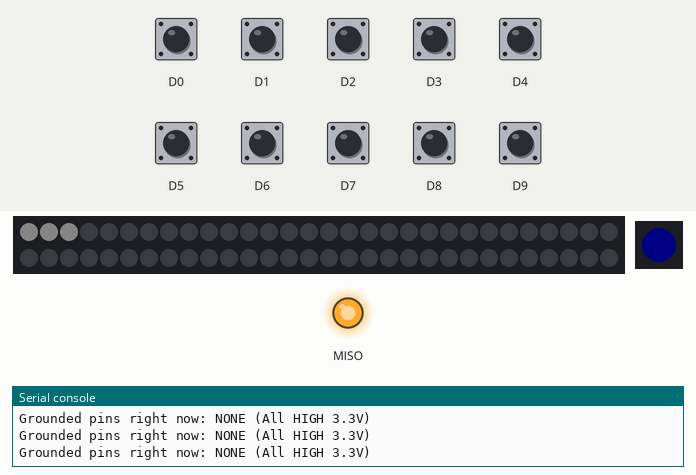
Bench run of a program on a simulated CircuitPython board. Parts: 60 RGB LEDs in strip order, left to right, continuing on the next row, 1 RGB LEDs in strip order, left to right, output pins drawn as LEDs (lit = HIGH), the last lines printed to the serial console. The inputs (shaded band) are chosen by the test bench; at power-on: D0–9 HIGH. Dim RGB values are drawn brighter than linear.

Above: at 1.2 s.
1.3 s: D0 pulled LOW for 1 s
At 2.1 s:
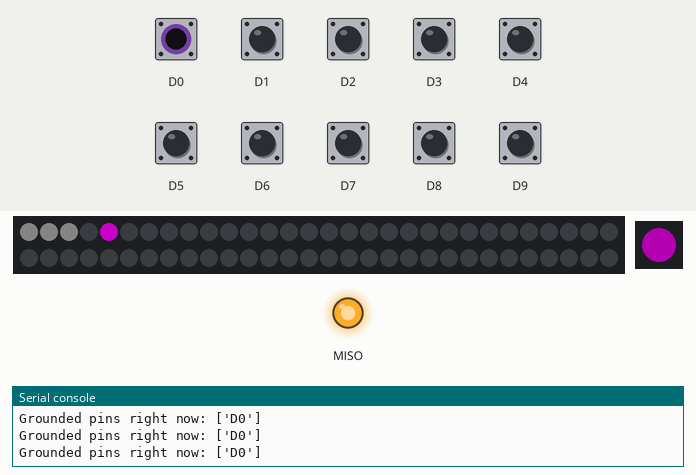
3.8 s: D5 pulled LOW for 0.15 s
At 3.89 s:
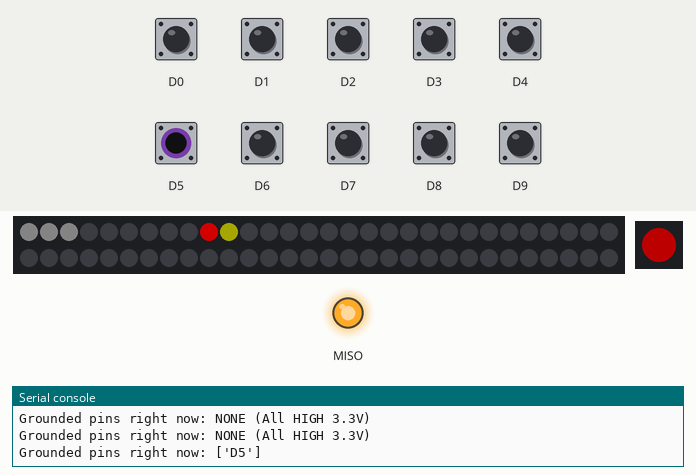
5.4 s: D6 pulled LOW for 0.15 s
At 5.48 s:
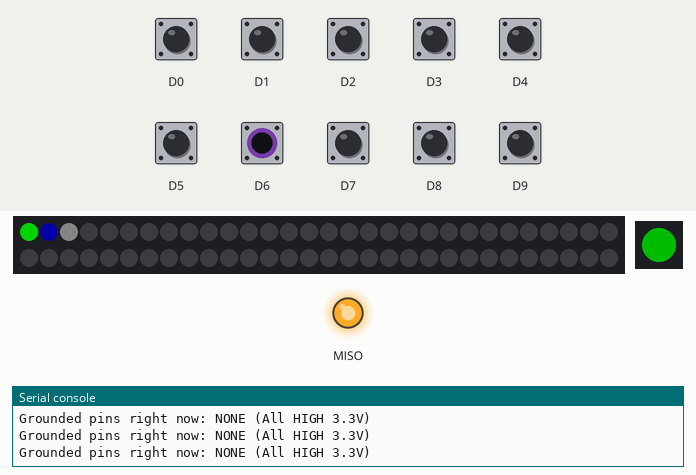
7.0 s: D0 driven LOW and D5 driven LOW
At 8.0 s:
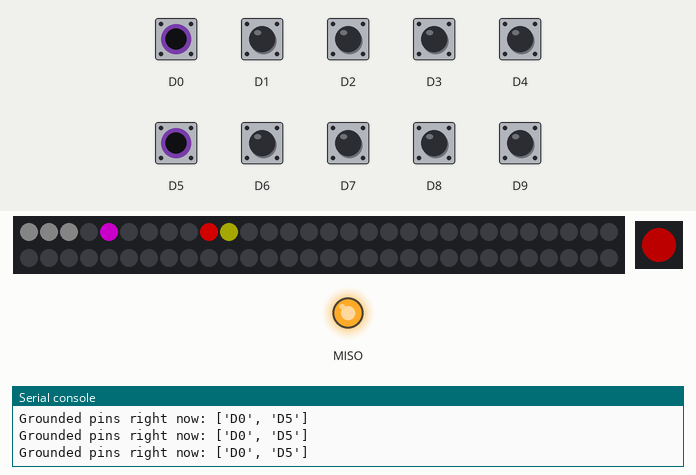
8.5 s: D6 pulled LOW for 1 s
At 8.9 s:
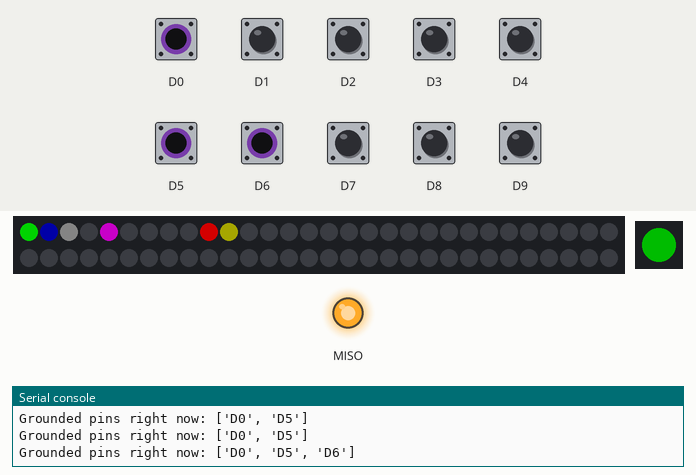
11.0 s: D0 driven HIGH
At 11.5 s:
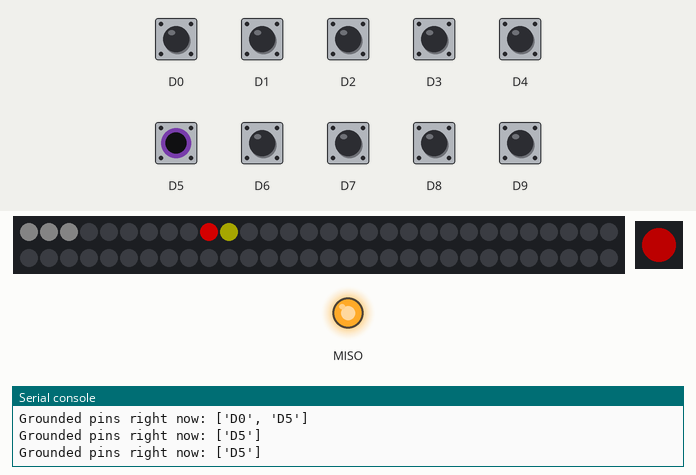
Timing chart, 0 to 13.5 s (numbered marks = the images above; inputs shaded):
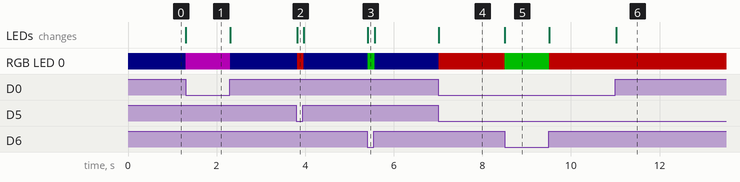

The program:

code.py
```python
import time
import board
import digitalio
import neopixel

# --- 1. Initialize NeoPixel Strip on D10 AND Onboard RGB LED ---
NUM_LEDS = 60
leds = neopixel.NeoPixel(board.D10, NUM_LEDS, brightness=0.5, auto_write=False, pixel_order=neopixel.GRB)

# XIAO RP2040 has a built-in NeoPixel on board.NEOPIXEL (powered viaNEOPIXEL_POWER)
try:
    np_pwr = digitalio.DigitalInOut(board.NEOPIXEL_POWER)
    np_pwr.direction = digitalio.Direction.OUTPUT
    np_pwr.value = True
    onboard_pixel = neopixel.NeoPixel(board.NEOPIXEL, 1, brightness=0.3)
except Exception:
    onboard_pixel = None

# --- 2. Scan ALL candidate pins (in case D5/D6 vs GPIO5/GPIO6 were mixed up) ---
# XIAO RP2040 Silkscreen -> RP2040 GPIO mapping:
# D0=GP26, D1=GP27, D2=GP28, D3=GP29, D4=GP6, D5=GP7, D6=GP0, D7=GP1, D8=GP2, D9=GP4
CANDIDATE_PINS = [
    ("D0", board.D0), ("D1", board.D1), ("D2", board.D2),
    ("D3", board.D3), ("D4", board.D4), ("D5", board.D5),
    ("D6", board.D6), ("D7", board.D7), ("D8", board.D8),
    ("D9", board.D9)
]

inputs = {}
for name, pin in CANDIDATE_PINS:
    dio = digitalio.DigitalInOut(pin)
    dio.direction = digitalio.Direction.INPUT
    dio.pull = digitalio.Pull.UP
    inputs[name] = dio

print("=== XIAO RP2040 PIN SCANNER STARTED ===")
print("Idle state should have NO pins grounded. Touch a wire from GND to D5 or D6.")

last_print = 0.0

while True:
    # Check which pins are currently pulled LOW (False) to GND
    grounded_pins = [name for name, dio in inputs.items() if not dio.value]

    # Base Idle Pattern: First 3 LEDs dim white so you KNOW the LED strip is working!
    leds.fill((0, 0, 0))
    leds[0] = (15, 15, 15)
    leds[1] = (15, 15, 15)
    leds[2] = (15, 15, 15)

    # Check D6 (1st LED Green) and D5 (10th LED Red) directly by voltage level
    if "D6" in grounded_pins:
        leds[0] = (0, 255, 0)   # Physical LED 1 -> Bright Green
        leds[1] = (0, 0, 80)    # Physical LED 2 -> Blue

    if "D5" in grounded_pins:
        leds[9] = (255, 0, 0)   # Physical LED 10 -> Bright Red
        leds[10] = (80, 80, 0)  # Physical LED 11 -> Yellow

    # If ANY OTHER pin (e.g. D4/GPIO6) is grounded by mistake, light LED 5 Purple!
    other_pins = [p for p in grounded_pins if p not in ("D5", "D6")]
    if other_pins:
        leds[4] = (200, 0, 200) # Physical LED 5 -> Purple (Wrong pin wired!)

    leds.show()

    # Mirror status on the XIAO's built-in RGB LED (works even if strip wiring is broken)
    if onboard_pixel:
        if "D6" in grounded_pins:
            onboard_pixel[0] = (0, 255, 0)   # Green for D6
        elif "D5" in grounded_pins:
            onboard_pixel[0] = (255, 0, 0)   # Red for D5
        elif other_pins:
            onboard_pixel[0] = (200, 0, 200) # Purple for D0-D4 / D7-D9
        else:
            onboard_pixel[0] = (0, 0, 20)    # Dim Blue = Idle & Running

    # Print status every 0.25s to Serial Console
    now = time.monotonic()
    if now - last_print >= 0.25:
        last_print = now
        print(f"Grounded pins right now: {grounded_pins if grounded_pins else 'NONE (All HIGH 3.3V)'}")

    time.sleep(0.02)
```

Measured:
- after the input at 1.3 s, RGB LED 0: RGB(0, 0, 6) → RGB(60, 0, 60) at once, → RGB(0, 0, 6) 1.0 s later; the LEDs: change at once (image 1)
- after the input at 3.8 s, RGB LED 0: RGB(0, 0, 6) → RGB(76, 0, 0) at once, → RGB(0, 0, 6) 0.14 s later; the LEDs: change at once (image 2)
- after the input at 5.4 s, RGB LED 0: RGB(0, 0, 6) → RGB(0, 76, 0) at once, → RGB(0, 0, 6) 0.16 s later; the LEDs: change at once (image 3)
- after the input at 7.0 s, RGB LED 0: RGB(0, 0, 6) → RGB(76, 0, 0) at once; the LEDs: change at once (image 4)
- after the input at 8.5 s, RGB LED 0: RGB(76, 0, 0) → RGB(0, 76, 0) at once, → RGB(76, 0, 0) 1.0 s later; the LEDs: change at once (image 5)
- after the input at 11.0 s, the LEDs: change at once (image 6)
